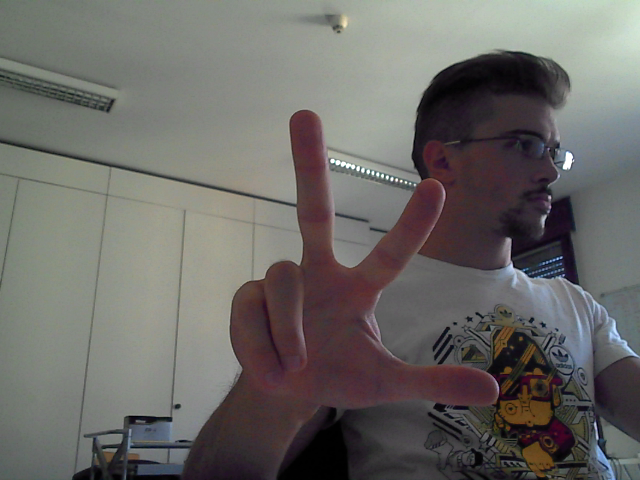
#> input picture data/acquisitions/S1/G3/1-color.png, 640 x 480 px, found by its file name
$ jupyter execute --allow-errors count_fingers_notebook.ipynb   (shell and % lines are left out)
#> lines starting #> are read from the running program, lines starting #| are printed output that depends on the picture; after the words box and inside, x2 and y2 are one past the last pixel; in counts of white or black regions, pixels touching at a corner belong together
### util.py
import numpy as np
import matplotlib.pyplot as plt
import cv2

# [24 lines left out: function binarize, not called in this run]

def read_depth_map(file_path, h=240, w=320):
    with open(file_path, mode='rb') as f:
        im = np.fromfile(f,dtype=np.uint16,count=w*h).reshape(h,w)
    return im

### count_fingers_notebook.ipynb
[cell 1]
import matplotlib.pyplot as plt
import numpy as np
from scipy.ndimage import gaussian_filter
import cv2
import util

[cell 2]
# [7 lines of commented-out code are left out]

# [21 lines left out: functions label, process_triangle, not called in this run]

def process_hand(img_tri1):
    kernel = np.ones((25,25), dtype = 'uint8')
    image_dilate = cv2.dilate(img_tri1, kernel)

    blurred = gaussian_filter(image_dilate, sigma=3)
#     plt.imshow(blurred, cmap='gray')
    return blurred

[cell 3]
data_dir1 = "data/acquisitions/S1/G6"
#> (the rest of this cell did not finish here and is left out)

#> (a cell that did not finish here is left out)

#> (a cell that did not finish here is left out)

#> (a cell that did not finish here is left out)

[cell 7]
from scipy import ndimage
#> (the rest of this cell did not finish here and is left out)

[cell 8]
experiment_kernel = np.ones((25,5))
#> (the rest of this cell did not finish here and is left out)

[cell 9]
from PIL import Image
h, w = 240, 320
img1 = cv2.imread(data_dir1 + "/1-color.png")
#> img1 is the input picture: shape (480, 640, 3); mean B, G, R 102.3, 105.3, 107.1
img1 = cv2.cvtColor(img1, cv2.COLOR_BGR2RGB)
gray_image = cv2.cvtColor(img1, cv2.COLOR_BGR2GRAY)
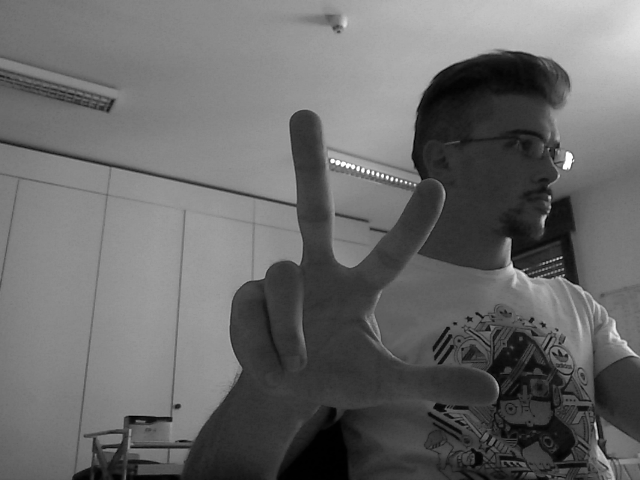
#> gray_image: shape (480, 640); min 0, max 255, mean 104.6
gray_image = np.array(Image.fromarray(gray_image).resize((w, h)))
#> gray_image: shape (240, 320)
print(gray_image.shape)
#| (240, 320)
plt.imshow(gray_image, cmap="gray")

[cell 10]
# [12 lines of commented-out code are left out]

[cell 11]
from scipy import spatial
#> (the rest of this cell did not finish here and is left out)

#> (a cell that did not finish here is left out)

[cell 13]
# [7 lines of commented-out code are left out]

[cell 14]
# [7 lines left out: function binarize, not called in this run]

def label(binary_image):
    """ Function to labeled components in a binary image
        Uses a sequential labeling algorithm

        Args:
        - binary_image: binary image with multiple components to label

        Return:
        - lab_im: binary image with grayscale level as label of component
    """

    _, lab_im = cv2.connectedComponents(binary_image)
    return lab_im

[cell 15]
# plt.imshow(img_tri*255)
# plt.colorbar()

#> (a cell that did not finish here is left out)

[cell 17]
# get better triangle
from scipy.ndimage.filters import gaussian_filter

# [7 lines left out: function process_triangle, not called in this run]

def detect_corners(blurred):
    dst = cv2.cornerHarris(blurred,10,3,0.08)
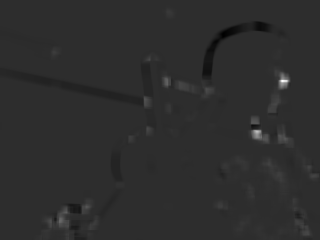
#> dst: shape (240, 320) float32; min -0.000223, max 0.00103, mean 2.19e-06; drawn with min black and max white
    dst = cv2.dilate(dst,None)
    r,c = np.where(dst>0.01*dst.max())
#> r = 9732 values from 6 to 239; c = 9732 values, max 319 at index 5157, min 34 at index 9521, mean 216.8

    c_img = np.zeros(blurred.shape)
    i = 0
    prev_pt = (0,0)
    for ri,ci in zip(r,c):
        if i == 0:
            prev_pt = (ci, ri)
            i += 1
            continue

        c_img = cv2.circle(c_img, (ci, ri), 8, 255, -1)
#> this loop made 9732 passes
#> (ri, ci, prev_pt, i) on pass 1: (6, 166, (166, 6), 1)
#> (ri, ci) on passes 2 to 7: (6, 167), (6, 168), (6, 169), (6, 170), (7, 165), (7, 166)
#> pass 2, in detect_corners, `c_img = cv2.circle(c_img, (ci, ri), 8, 255, -1)`:
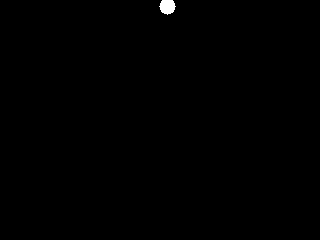
#> c_img: shape (240, 320) float64; 0.25% white; 1 white region, box (x1, y1, x2, y2) and area: (159, 0, 176, 15) 189
#> after the loop:
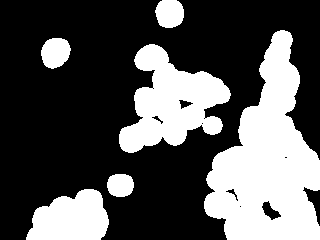
#> c_img: shape (240, 320) float64; 33.2% white; 6 white regions, box (x1, y1, x2, y2) and area: (204, 30, 320, 240) 13907, (119, 44, 231, 153) 6525, (26, 189, 109, 240) 3145, (41, 38, 71, 69) 710, (155, 0, 184, 28) 669, (107, 174, 134, 197) 517
#> after the loop, i = 1
    # [6 lines of commented-out code are left out]
    img_points = label(c_img.astype('uint8'))
#> in label, `_, lab_im = cv2.connectedComponents(binary_image)`:
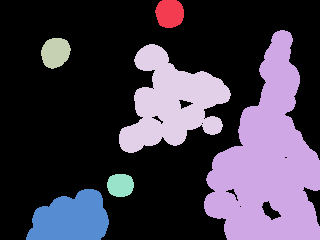
#> lab_im: shape (240, 320) int32; 7 distinct labels, from 0 to 6; one colour per label, 0 black
#     plt.imshow(img_points)
    return img_points

# [40 lines left out: function acute_triangle, not called in this run]

[cell 18]
# [18 lines left out: function count_acute_triangles, not called in this run]
#     print(obtuse)

#> (a cell that did not finish here is left out)

[cell 20]
corners = detect_corners(gray_image.astype('uint8'))
# plt.imshow(corners)
#> (the rest of this cell did not finish here and is left out)

[cell 21]
# img_copy = np.zeros(img_points.shape)
# img_copy[is_hull_points] = img_points[is_hull_points]
# plt.imshow(img_copy)

#> (a cell that did not finish here is left out)

[cell 23]
# # def on_hull(img_points, is_hull_points):
# img_copy = np.zeros(img_points.shape)
# img_copy[is_hull_points] = img_points[is_hull_points]
# plt.imshow(img_copy)

# [4 lines left out: function is_on_hull, not called in this run]

[cell 24]
# [59 lines left out: function finger_triangle, not called in this run]

[cell 25]
blurred = process_hand(gray_image)
#> in process_hand, `image_dilate = cv2.dilate(img_tri1, kernel)`:
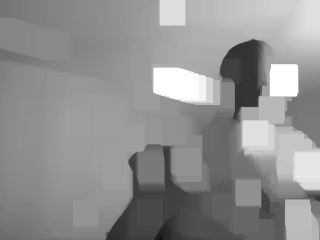
#> image_dilate: shape (240, 320); min 9, max 255, mean 144.5
#> in process_hand, `blurred = gaussian_filter(image_dilate, sigma=3)`:
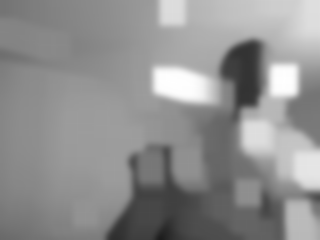
#> blurred: shape (240, 320); min 28, max 255, mean 143.4
# plt.imshow(blurred)
# plt.show()

img_points = detect_corners(blurred.astype('uint8'))
#> in detect_corners (call 2), `dst = cv2.cornerHarris(blurred,10,3,0.08)`:
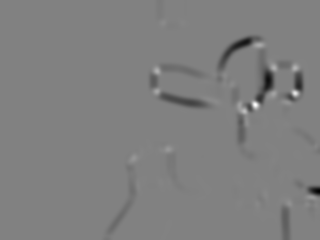
#> dst: shape (240, 320) float32; min -7.87e-06, max 7.57e-06, mean -1.05e-07; drawn with min black and max white
#> in detect_corners (call 2), `r,c = np.where(dst>0.01*dst.max())`: r = 3322 values from 18 to 212; c = 3322 values, max 319 at index 2914, min 127 at index 2420, mean 232.3
#> the loop in detect_corners (call 2), `for ri,ci in zip(r,c):` made 3322 passes
#> (ri, ci, prev_pt, i) on pass 1: (18, 162, (162, 18), 1)
#> (ri, ci) on passes 2 to 7: (18, 163), (18, 164), (18, 165), (18, 166), (18, 167), (19, 160)
#> after the loop in detect_corners (call 2), `for ri,ci in zip(r,c):`:
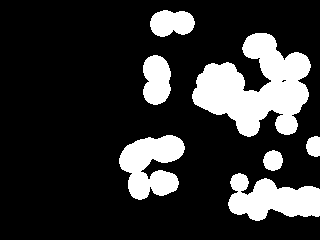
#> c_img: shape (240, 320) float64; 19.6% white; 7 white regions, largest, box (x1, y1, x2, y2) and area: (192, 33, 311, 137) 6849, (228, 173, 320, 221) 2815, (119, 135, 185, 200) 2723
#> after the loop in detect_corners (call 2), `for ri,ci in zip(r,c):`: i = 1
#> in label (call 2), `_, lab_im = cv2.connectedComponents(binary_image)`:
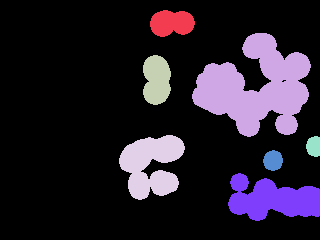
#> lab_im: shape (240, 320) int32; 8 distinct labels, from 0 to 7; one colour per label, 0 black

$ run again, with detection_convex_hull/4.2.JPG saved as data/acquisitions/S1/G3/1-color.png
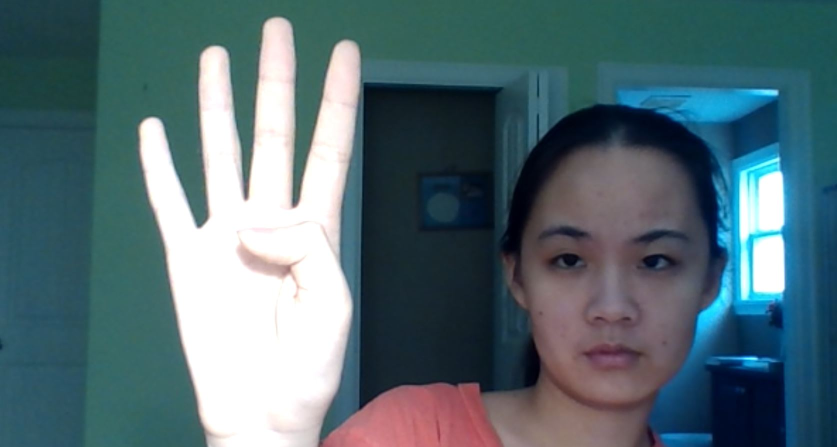
#> input picture detection_convex_hull/4.2.JPG, 1673 x 894 px, found by its file name (shown at 1/2 size)
#> img1 is the input picture: shape (894, 1673, 3); mean B, G, R 115.4, 108.1, 84.3
#| (240, 320)
#> r = 3856 values from 5 to 239; c = 3856 values, max 303 at index 1658, min 51 at index 867, mean 209.2
#> the loop in detect_corners, `for ri,ci in zip(r,c):` made 3856 passes
#> (ri, ci, prev_pt, i) on pass 1: (5, 103, (103, 5), 1)
#> after the loop in detect_corners, `for ri,ci in zip(r,c):`:
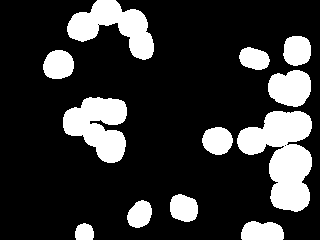
#> c_img: shape (240, 320) float64; 20.5% white; 12 white regions, largest, box (x1, y1, x2, y2) and area: (237, 111, 312, 212) 4418, (63, 97, 127, 163) 2739, (67, 0, 154, 60) 2578
#> after the loop in detect_corners, `for ri,ci in zip(r,c):`: i = 1
#> lab_im: shape (240, 320) int32; 13 distinct labels, from 0 to 12
#> the loop in detect_corners (call 2), `for ri,ci in zip(r,c):` made 2457 passes
#> (ri, ci, i) on pass 1: (1, 127, 1)
#> in label (call 2), `_, lab_im = cv2.connectedComponents(binary_image)`:
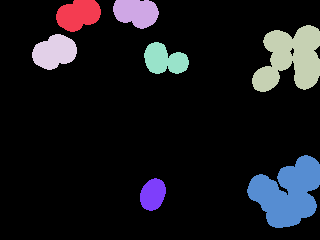
#> lab_im: shape (240, 320) int32; 8 distinct labels, from 0 to 7; one colour per label, 0 black
#> binary_image: shape (240, 320); 14.6% white; 7 white regions, largest, box (x1, y1, x2, y2) and area: (247, 155, 320, 228) 3353, (252, 25, 320, 92) 2944, (32, 34, 77, 70) 1150

$ run again, with data/acquisitions/S1/G3/24-color.png copied over data/acquisitions/S1/G3/1-color.png
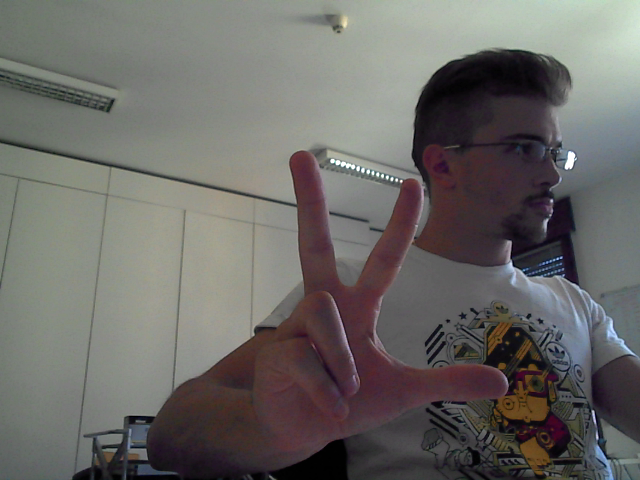
#> input picture data/acquisitions/S1/G3/24-color.png, 640 x 480 px, found by its file name
#> img1 is the input picture: shape (480, 640, 3); mean B, G, R 102.1, 105.1, 107
#| (240, 320)
#> r = 9125 values from 6 to 239; c = 9125 values, max 318 at index 4947, min 37 at index 8755, mean 220.4
#> the loop in detect_corners, `for ri,ci in zip(r,c):` made 9125 passes
#> (ri, ci, prev_pt, i) on pass 1: (6, 166, (166, 6), 1)
#> after the loop in detect_corners, `for ri,ci in zip(r,c):`: i = 1
#> lab_im: shape (240, 320) int32; 8 distinct labels, from 0 to 7
#> binary_image: shape (240, 320); 30.6% white; 7 white regions, largest, box (x1, y1, x2, y2) and area: (201, 28, 320, 240) 13924, (133, 64, 221, 134) 4518, (29, 178, 100, 240) 2584
#> the loop in detect_corners (call 2), `for ri,ci in zip(r,c):` made 2877 passes
#> (ri, ci, prev_pt, i) on pass 1: (18, 162, (162, 18), 1)
#> in label (call 2), `_, lab_im = cv2.connectedComponents(binary_image)`:
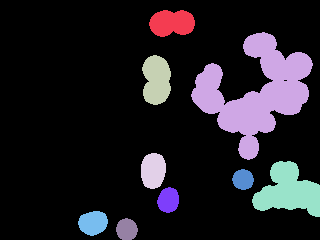
#> lab_im: shape (240, 320) int32; 10 distinct labels, from 0 to 9; one colour per label, 0 black
#> binary_image: shape (240, 320); 17.6% white; 9 white regions, largest, box (x1, y1, x2, y2) and area: (191, 32, 313, 160) 6645, (252, 161, 320, 217) 2284, (142, 55, 171, 105) 1148
